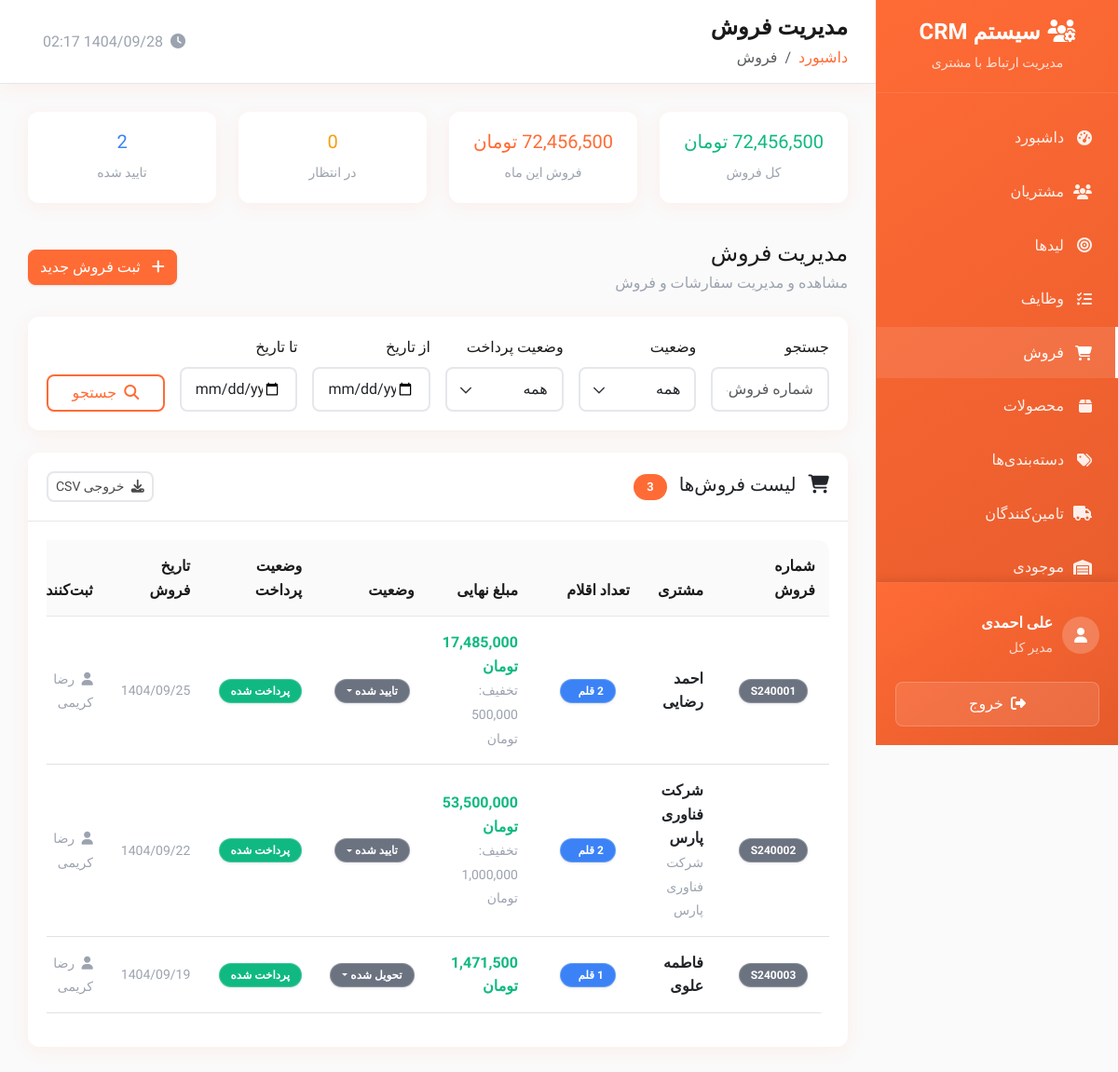
Screenshot of /public/sales.php (signed in) with the database file from the repository.
### tables this page shows
CREATE TABLE users (
    id INT AUTO_INCREMENT PRIMARY KEY,
    username VARCHAR(50) UNIQUE NOT NULL,
    email VARCHAR(100) UNIQUE NOT NULL,
    password VARCHAR(255) NOT NULL,
    first_name VARCHAR(50) NOT NULL,
    last_name VARCHAR(50) NOT NULL,
    mobile VARCHAR(15),
    phone VARCHAR(20),
    avatar VARCHAR(255),
    role ENUM('admin', 'manager', 'sales', 'user') DEFAULT 'user',
    status ENUM('active', 'inactive', 'suspended') DEFAULT 'active',
    department VARCHAR(100),
    position VARCHAR(100),
    hire_date DATE,
    salary DECIMAL(10,2),
    address TEXT,
    notes TEXT,
    last_login DATETIME,
    failed_login_attempts INT DEFAULT 0,
    locked_until DATETIME NULL,
    created_at TIMESTAMP DEFAULT CURRENT_TIMESTAMP,
    updated_at TIMESTAMP DEFAULT CURRENT_TIMESTAMP ON UPDATE CURRENT_TIMESTAMP
);

CREATE TABLE sales (
    id INT AUTO_INCREMENT PRIMARY KEY,
    sale_number VARCHAR(20) UNIQUE NOT NULL,
    customer_id INT NOT NULL,
    lead_id INT NULL,
    subtotal DECIMAL(15,2) NOT NULL DEFAULT 0,
    total_amount DECIMAL(15,2) NOT NULL DEFAULT 0,
    discount_amount DECIMAL(15,2) DEFAULT 0,
    tax_amount DECIMAL(15,2) DEFAULT 0,
    shipping_amount DECIMAL(15,2) DEFAULT 0,
    final_amount DECIMAL(15,2) NOT NULL DEFAULT 0,
    status ENUM('draft', 'pending', 'confirmed', 'processing', 'shipped', 'delivered', 'completed', 'cancelled') DEFAULT 'pending',
    payment_status ENUM('pending', 'partial', 'paid', 'refunded') DEFAULT 'pending',
    payment_method ENUM('cash', 'card', 'transfer', 'cheque', 'installment'),
    sale_date DATETIME NOT NULL,
    delivery_date DATE NULL,
    notes TEXT,
    created_by INT,
    created_at TIMESTAMP DEFAULT CURRENT_TIMESTAMP,
    updated_at TIMESTAMP DEFAULT CURRENT_TIMESTAMP ON UPDATE CURRENT_TIMESTAMP,
    FOREIGN KEY (customer_id) REFERENCES customers(id) ON DELETE CASCADE,
    FOREIGN KEY (lead_id) REFERENCES leads(id) ON DELETE SET NULL,
    FOREIGN KEY (created_by) REFERENCES users(id) ON DELETE SET NULL
);

CREATE TABLE customers (
    id INT AUTO_INCREMENT PRIMARY KEY,
    customer_code VARCHAR(20) UNIQUE NOT NULL,
    company_name VARCHAR(100),
    first_name VARCHAR(50) NOT NULL,
    last_name VARCHAR(50) NOT NULL,
    email VARCHAR(100),
    phone VARCHAR(20),
    mobile VARCHAR(20),
    address TEXT,
    city VARCHAR(50),
    state VARCHAR(50),
    postal_code VARCHAR(20),
    website VARCHAR(100),
    industry VARCHAR(50),
    customer_type ENUM('individual', 'company') DEFAULT 'individual',
    status ENUM('active', 'inactive', 'prospect') DEFAULT 'prospect',
    source VARCHAR(50),
    assigned_to INT,
    tags TEXT,
    notes TEXT,
    created_by INT,
    created_at TIMESTAMP DEFAULT CURRENT_TIMESTAMP,
    updated_at TIMESTAMP DEFAULT CURRENT_TIMESTAMP ON UPDATE CURRENT_TIMESTAMP,
    FOREIGN KEY (assigned_to) REFERENCES users(id) ON DELETE SET NULL,
    FOREIGN KEY (created_by) REFERENCES users(id) ON DELETE SET NULL
);

### public/sales.php (the view, shortened to what the rows shown need)
<?php
$page_title = 'مدیریت فروش';
require_once __DIR__ . '/../private/database.php';
require_once __DIR__ . '/../private/auth.php';
require_once __DIR__ . '/../private/functions.php';
$page = (int)($_GET['page'] ?? 1);
$per_page = RECORDS_PER_PAGE;
$offset = ($page - 1) * $per_page;
$where_conditions = [];
$params = [];
$where_clause = $where_conditions ? 'WHERE ' . implode(' AND ', $where_conditions) : '';
$sql = "
    SELECT
        s.*,
        CONCAT(c.first_name, ' ', c.last_name) as customer_name,
        c.company_name,
        CONCAT(u.first_name, ' ', u.last_name) as created_user,
        (SELECT COUNT(*) FROM sale_items WHERE sale_id = s.id) as items_count
    FROM sales s
    LEFT JOIN customers c ON s.customer_id = c.id
    LEFT JOIN users u ON s.created_by = u.id
    $where_clause
    ORDER BY s.created_at DESC
    LIMIT $per_page OFFSET $offset
";
$sales = $pdo->prepare($sql);
$sales->execute($params);
$sales = $sales->fetchAll();
include __DIR__ . '/../private/header.php';
?>
<div class="card">
    <div class="card-body">
        <?php if (empty($sales)): ?>
            <div class="text-center py-5">
                <i class="fas fa-shopping-cart fa-3x text-muted mb-3"></i>
                <h5 class="text-muted">فروشی یافت نشد</h5>
                <p class="text-muted">برای شروع، فروش جدیدی ثبت کنید</p>
                <?php if (hasPermission('add_sale')): ?>
                    <a href="sale_form.php" class="btn btn-primary">
                        <i class="fas fa-plus me-2"></i>
                        ثبت فروش اول
                    </a>
                <?php endif; ?>
            </div>
        <?php else: ?>
            <div class="table-responsive">
                <table class="table table-hover" id="salesTable">
                    <thead>
                        <tr>
                            <th>شماره فروش</th>
                            <th>مشتری</th>
                            <th>تعداد اقلام</th>
                            <th>مبلغ نهایی</th>
                            <th>وضعیت</th>
                            <th>وضعیت پرداخت</th>
                            <th>تاریخ فروش</th>
                            <th>ثبت‌کننده</th>
                        </tr>
                    </thead>
                    <tbody>
                        <?php foreach ($sales as $sale): ?>
                            <tr>
                                <td>
                                    <span class="badge bg-secondary"><?php echo htmlspecialchars($sale['sale_number']); ?></span>
                                </td>
                                <td>
                                    <div class="fw-bold"><?php echo htmlspecialchars($sale['customer_name']); ?></div>
                                    <?php if ($sale['company_name']): ?>
                                        <small class="text-muted"><?php echo htmlspecialchars($sale['company_name']); ?></small>
                                    <?php endif; ?>
                                </td>
                                <td>
                                    <span class="badge bg-info"><?php echo number_format($sale['items_count']); ?> قلم</span>
                                </td>
                                <td>
                                    <div class="fw-bold text-success"><?php echo formatMoney($sale['final_amount']); ?></div>
                                    <?php if ($sale['discount_amount'] > 0): ?>
                                        <small class="text-muted">تخفیف: <?php echo formatMoney($sale['discount_amount']); ?></small>
                                    <?php endif; ?>
                                </td>
                                <td>
                                    <div class="dropdown">
                                        <button class="btn btn-sm badge bg-<?php echo getStatusClass($sale['status']); ?> dropdown-toggle"
                                                type="button" data-bs-toggle="dropdown">
                                            <?php
                                            $statuses = [
                                                'draft' => 'پیش‌نویس',
                                                'pending' => 'در انتظار',
                                                'confirmed' => 'تایید شده',
                                                'delivered' => 'تحویل شده',
                                                'cancelled' => 'لغو شده'
                                            ];
                                            echo $statuses[$sale['status']] ?? $sale['status'];
                                            ?>
                                        </button>
                                    </div>
                                </td>
                                <td>
                                    <span class="badge bg-<?php echo $sale['payment_status'] === 'paid' ? 'success' : ($sale['payment_status'] === 'partial' ? 'warning' : 'danger'); ?>">
                                        <?php
                                        $payment_statuses = [
                                            'pending' => 'در انتظار',
                                            'partial' => 'جزئی',
                                            'paid' => 'پرداخت شده',
                                            'refunded' => 'برگشت داده شده'
                                        ];
                                        echo $payment_statuses[$sale['payment_status']] ?? $sale['payment_status'];
                                        ?>
                                    </span>
                                </td>
                                <td>
                                    <small class="text-muted">
                                        <?php echo formatPersianDate($sale['sale_date'], 'Y/m/d'); ?>
                                    </small>
                                </td>
                                <td>
                                    <?php if ($sale['created_user']): ?>
                                        <small class="text-muted">
                                            <i class="fas fa-user me-1"></i>
                                            <?php echo htmlspecialchars($sale['created_user']); ?>
                                        </small>
                                    <?php else: ?>
                                        <span class="text-muted">-</span>
                                    <?php endif; ?>
                                </td>
                            </tr>
                        <?php endforeach; ?>
                    </tbody>
                </table>
            </div>
        <?php endif; ?>
    </div>
</div>
<?php include __DIR__ . '/../private/footer.php'; ?>

### private/header.php (shortened to what the rows shown need)
<?php
$current_user = getCurrentUser();
?>
<!DOCTYPE html>
<html lang="fa" dir="rtl">
<head>
    <link href="https://cdn.jsdelivr.net/npm/bootstrap@5.3.0/dist/css/bootstrap.rtl.min.css" rel="stylesheet">
    <link href="https://cdnjs.cloudflare.com/ajax/libs/font-awesome/6.4.0/css/all.min.css" rel="stylesheet">
    <link href="https://cdn.jsdelivr.net/npm/chart.js@3.9.1/dist/chart.min.css" rel="stylesheet">
</head>
<body>
    <div class="sidebar" id="sidebar">
            <?php if (hasRole('admin')): ?>
            <a href="settings.php" class="menu-item <?php echo basename($_SERVER['PHP_SELF']) == 'settings.php' ? 'active' : ''; ?>">
                <i class="fas fa-cog"></i>
                تنظیمات
            </a>
            <a href="users.php" class="menu-item <?php echo basename($_SERVER['PHP_SELF']) == 'users.php' ? 'active' : ''; ?>">
                <i class="fas fa-user-cog"></i>
                کاربران
            </a>
            <?php endif; ?>
        <div class="sidebar-user">
            <div class="user-info">
                <div>
                    <div class="fw-bold"><?php echo htmlspecialchars($current_user['first_name'] . ' ' . $current_user['last_name']); ?></div>
                    <small class="opacity-75"><?php echo getRoleTitle($current_user['role']); ?></small>
                </div>
            </div>
        </div>
    </div>
    <div class="main-content">
        <div class="top-nav d-flex justify-content-between align-items-center">
            <div>
                <h1 class="nav-title"><?php echo isset($page_title) ? $page_title : 'داشبورد'; ?></h1>
            </div>
        </div>
        <div class="content">

### rows the page displays
users: first_name+last_name "علی احمدی", role "مدیر کل"
sales: sale_number "S240001", customer_name "احمد رضایی", items_count "2", final_amount "17,485,000 تومان", discount_amount "500,000 تومان", status "تایید شده", payment_status "پرداخت شده", sale_date "1404/09/25", created_user "رضا کریمی"
sales: sale_number "S240002", customer_name "شرکت فناوری پارس", customer.company_name "شرکت فناوری پارس", items_count "2", final_amount "53,500,000 تومان", discount_amount "1,000,000 تومان", status "تایید شده", payment_status "پرداخت شده", sale_date "1404/09/22", created_user "رضا کریمی"
sales: sale_number "S240003", customer_name "فاطمه علوی", final_amount "1,471,500 تومان", status "تحویل شده", payment_status "پرداخت شده", sale_date "1404/09/19", created_user "رضا کریمی"

### other values shown
$page_title "مدیریت فروش"
$item['title'] "داشبورد"
$item['title'] "فروش"
formatMoney($stats['total_sales']) "72,456,500 تومان"
formatMoney($stats['monthly_sales']) "72,456,500 تومان"
$stats['pending_sales'] "0"
$stats['confirmed_sales'] "2"
$total_records "3"
